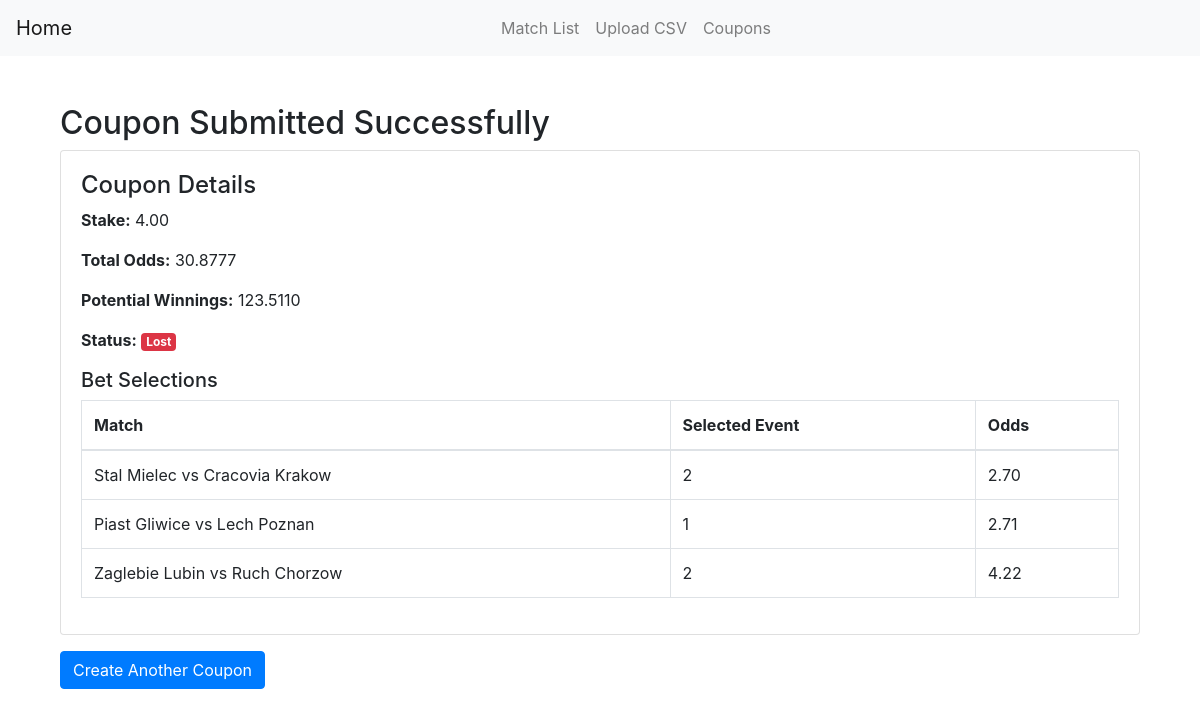
The page /coupon/9/ on the database its author committed.
### main/models.py (models this page shows, shortened)
class Coupon(models.Model):
    matches = models.ManyToManyField('Match', through='BetSelection')
    stake = models.DecimalField(max_digits=12, decimal_places=2)
    total_odds = models.DecimalField(max_digits=12, decimal_places=4)
    potential_winnings = models.DecimalField(max_digits=12, decimal_places=4)
    created_at = models.DateTimeField(auto_now_add=True)
    status = models.CharField(max_length=20, default="Pending")

class BetSelection(models.Model):
    coupon = models.ForeignKey(Coupon, on_delete=models.CASCADE)
    match = models.ForeignKey('Match', on_delete=models.CASCADE)
    event = models.CharField(max_length=50)  # Home Win, Draw, Away Win
    odds = models.DecimalField(max_digits=5, decimal_places=2)

class Match(models.Model):
    match_date = models.DateTimeField()
    team1 = models.CharField(max_length=100)
    team2 = models.CharField(max_length=100)
    result = models.CharField(max_length=10, blank=True, null=True)
    odds_ft_home_team_win = models.DecimalField(max_digits=5, decimal_places=2)
    odds_ft_draw = models.DecimalField(max_digits=5, decimal_places=2)
    odds_ft_away_team_win = models.DecimalField(max_digits=5, decimal_places=2)

### main/views.py (the view)
# urls.py: path('coupon/<int:coupon_id>/', views.coupon, name='coupon'),
def coupon(request, coupon_id=None):
    coupon = get_object_or_404(Coupon, id=coupon_id)
    bet_selections = BetSelection.objects.filter(coupon=coupon)
    return render(request, 'coupon.html', {
        'coupon': coupon,
        'bet_selections': bet_selections  # Pass the bet selections to the template
    })

### templates/coupon.html
{% extends 'base.html' %}
{% load static %}
{% block content %}
<div class="container mt-5">
    <h2>Coupon Submitted Successfully</h2>
    <div class="card">
        <div class="card-body">
            <h4>Coupon Details</h4>
            <p><strong>Stake:</strong> {{ coupon.stake }}</p>
            <p><strong>Total Odds:</strong> {{ coupon.total_odds }}</p>
            <p><strong>Potential Winnings:</strong> {{ coupon.potential_winnings }}</p>
            <p><strong>Status:</strong>
                <span class="badge
                    {% if coupon.status == 'Won' %}
                        badge-success
                    {% elif coupon.status == 'Lost' %}
                        badge-danger
                    {% else %}
                        badge-secondary
                    {% endif %}">
                    {{ coupon.status }}
                </span>
            </p>
            <h5>Bet Selections</h5>
            <table class="table table-bordered">
                <thead>
                    <tr>
                        <th>Match</th>
                        <th>Selected Event</th>
                        <th>Odds</th>
                    </tr>
                </thead>
                <tbody>
                    {% for selection in bet_selections %}
                    <tr>
                        <td>{{ selection.match.team1 }} vs {{ selection.match.team2 }}</td>
                        <td>{{ selection.event }}</td>
                        <td>{{ selection.odds }}</td>
                    </tr>
                    {% endfor %}
                </tbody>
            </table>
        </div>
    </div>
    <a href="{% url 'match_list' %}" class="btn btn-primary mt-3">Create Another Coupon</a>
</div>
{% endblock %}

### rows shown on the page
Coupon: stake "4.00", total_odds "30.8777", potential_winnings "123.5110", status "Lost"
BetSelection: match.team1 "Stal Mielec", match.team2 "Cracovia Krakow", event "2", odds "2.70"
BetSelection: match.team1 "Piast Gliwice", match.team2 "Lech Poznan", event "1", odds "2.71"
BetSelection: match.team1 "Zaglebie Lubin", match.team2 "Ruch Chorzow", event "2", odds "4.22"
